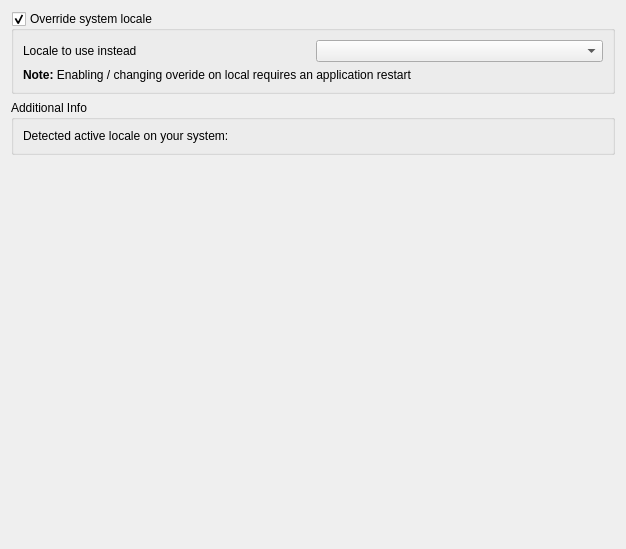
             <widget class="QWidget" name="mOptionsScrollAreaContents_09">
              <property name="geometry">
               <rect>
                <x>0</x>
                <y>0</y>
                <width>626</width>
                <height>549</height>
               </rect>
              </property>
              <layout class="QVBoxLayout" name="verticalLayout_32">
               <item>
                <widget class="QGroupBox" name="grpLocale">
                 <property name="title">
                  <string>Override system locale</string>
                 </property>
                 <property name="checkable">
                  <bool>true</bool>
                 </property>
                 <layout class="QGridLayout" name="_12">
                  <item row="0" column="0">
                   <widget class="QLabel" name="label_5">
                    <property name="text">
                     <string>Locale to use instead</string>
                    </property>
                   </widget>
                  </item>
                  <item row="0" column="1">
                   <widget class="QComboBox" name="cboLocale"/>
                  </item>
                  <item row="1" column="0" colspan="2">
                   <widget class="QLabel" name="label_7">
                    <property name="text">
                     <string>&lt;b&gt;Note:&lt;/b&gt; Enabling / changing overide on local requires an application restart</string>
                    </property>
                    <property name="wordWrap">
                     <bool>true</bool>
                    </property>
                   </widget>
                  </item>
                 </layout>
                </widget>
               </item>
               <item>
                <widget class="QGroupBox" name="groupBox_12">
                 <property name="title">
                  <string>Additional Info</string>
                 </property>
                 <layout class="QGridLayout" name="_13">
                  <item row="0" column="0">
                   <widget class="QLabel" name="lblSystemLocale">
                    <property name="text">
                     <string>Detected active locale on your system:</string>
                    </property>
                   </widget>
                  </item>
                 </layout>
                </widget>
               </item>
               <item>
                <spacer name="verticalSpacer_2">
                 <property name="orientation">
                  <enum>Qt::Vertical</enum>
                 </property>
                 <property name="sizeHint" stdset="0">
                  <size>
                   <width>20</width>
                   <height>40</height>
                  </size>
                 </property>
                </spacer>
               </item>
              </layout>
             </widget>
